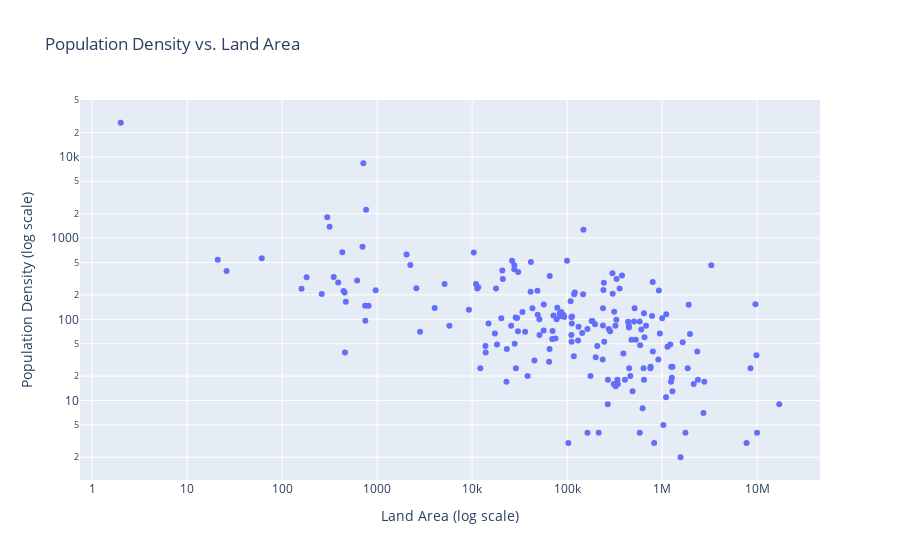

Notebook code for this chart:
### Markdown cell above
Analyze population density and land area to study spatial distribution patterns.

### Code cell
import plotly.express as px
import pandas as pd


# Filter the columns 'Density', 'Land Area', and 'Country'
df_filtered = df_clean[['Density', 'Land Area', 'Country']]

# Remove rows with missing values, if any
df_filtered = df_filtered.dropna()

# Create a scatter plot using population density and land area
fig = px.scatter(df_filtered, x='Land Area', y='Density', log_x=True, log_y=True, 
                 hover_name='Country', title='Population Density vs. Land Area')

# Set axis labels
fig.update_xaxes(title_text='Land Area (log scale)')
fig.update_yaxes(title_text='Population Density (log scale)')

# Show the scatter plot
fig.show()

### Figure 1 — Plotly figure (JSON) as saved in the notebook; plotly's stock layout.template omitted (floating-point values rounded to 4 significant figures; data arrays with more than 128 entries replaced by an {"elided": "..."} marker saying what was removed)
{"data": [{"hovertemplate": "<b>%{hovertext}</b><br><br>Land Area=%{x}<br>Density=%{y}<extra></extra>", "hovertext": {"elided": "194 str values"}, "legendgroup": "", "marker": {"color": "#636efa", "symbol": "circle"}, "mode": "markers", "name": "", "orientation": "v", "showlegend": false, "type": "scatter", "x": {"elided": "194 int values"}, "xaxis": "x", "y": {"elided": "194 int values"}, "yaxis": "y"}], "layout": {"legend": {"tracegroupgap": 0}, "title": {"text": "Population Density vs. Land Area"}, "xaxis": {"anchor": "y", "domain": [0, 1], "title": {"text": "Land Area (log scale)"}, "type": "log"}, "yaxis": {"anchor": "x", "domain": [0, 1], "title": {"text": "Population Density (log scale)"}, "type": "log"}}}
